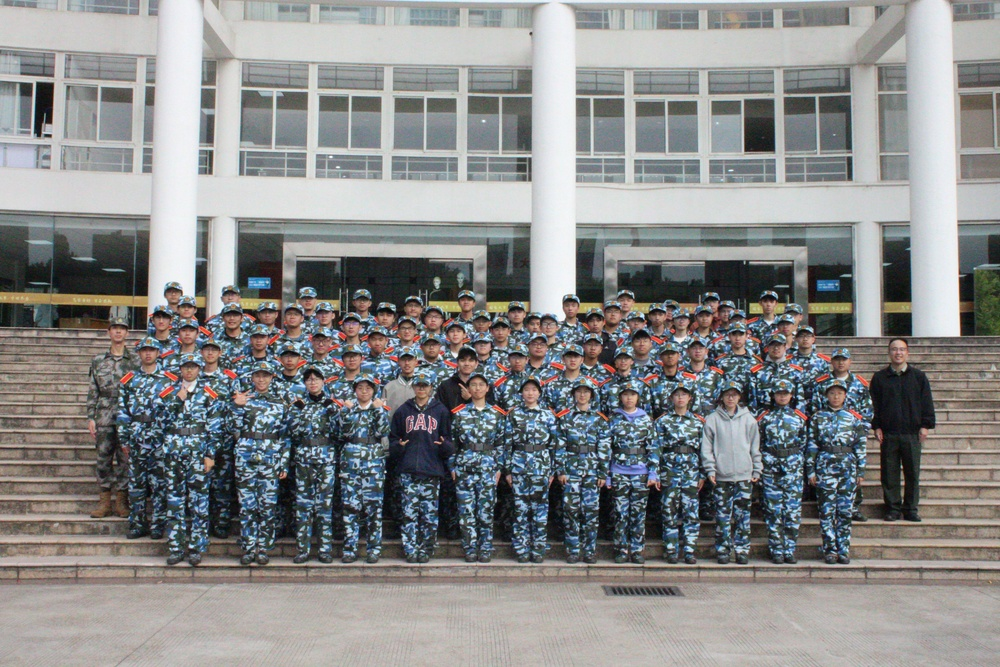
#> input picture image.jpg, 1000 x 667 px, shrunk from 5184 x 3456 before the run
$ python task3.7.py   (older library calls are emulated)
#> lines starting #> are read from the running program, lines starting #| are printed output that depends on the picture
import cv2
import numpy as np
import matplotlib.pyplot as plt


def fourier_denoise(img):
    # 傅里叶变换
    dft = cv2.dft(np.float32(img), flags=cv2.DFT_COMPLEX_OUTPUT)
    dft_shift = np.fft.fftshift(dft)
    rows, cols = img.shape
    crow, ccol = rows // 2, cols // 2

    # ===================== 精准屏蔽垂直条纹（这次绝对准） =====================
    mask = np.ones((rows, cols, 2), np.uint8)

    # 垂直条纹 → 必须屏蔽 频域里 水平方向上的两条亮线
    mask[crow - 3:crow + 3, 0:ccol - 10] = 0  # 左
    mask[crow - 3:crow + 3, ccol + 10:cols] = 0  # 右

    # 逆变换
    fshift = dft_shift * mask
    f_ishift = np.fft.ifftshift(fshift)
    img_back = cv2.idft(f_ishift)
    img_back = cv2.magnitude(img_back[:, :, 0], img_back[:, :, 1])
    img_back = cv2.normalize(img_back, None, 0, 255, cv2.NORM_MINMAX, cv2.CV_8U)

    return img_back


# ===================== 输入路径 =====================
print("=== 傅里叶变换去条纹（完美版）===")
path = input("请输入图片完整路径：").strip()
#> the answer given: ../image.jpg

img = cv2.imread(path, 0)
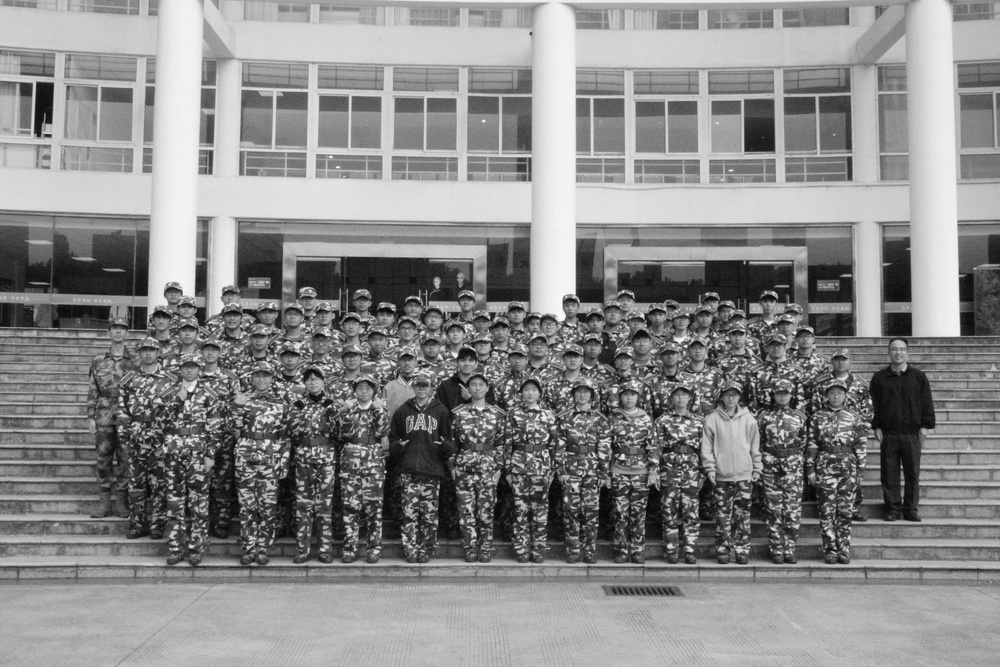
#> img: shape (667, 1000); min 3, max 253, mean 137.3
if img is None:
    print("读取失败！")
else:
    print("正在处理...")

    res = fourier_denoise(img)
#> in fourier_denoise, `img_back = cv2.magnitude(img_back[:, :, 0], img_back[:, :, 1])`:
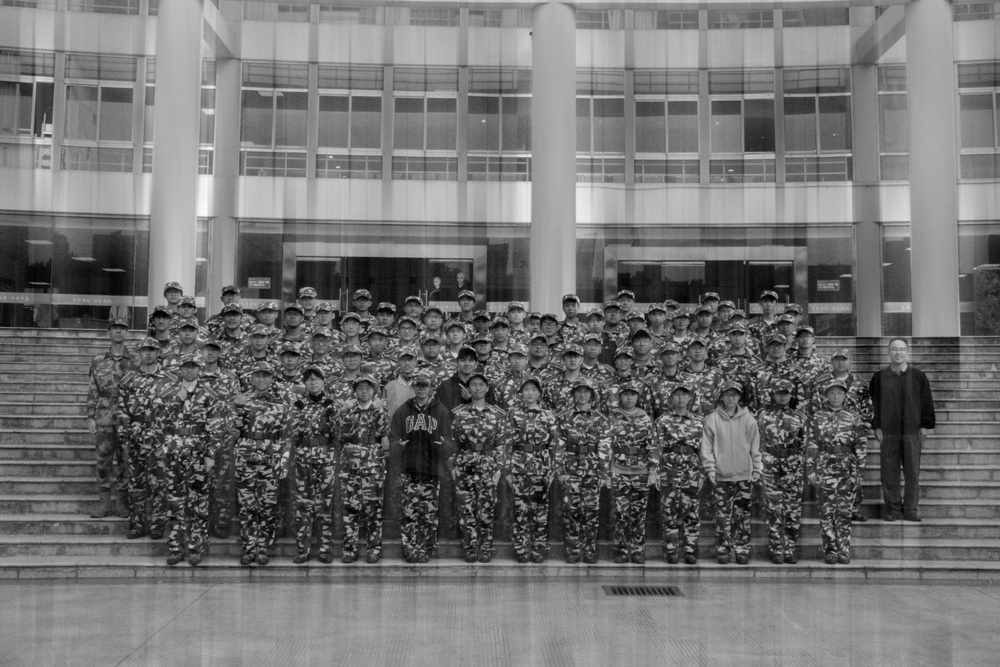
#> img_back: shape (667, 1000) float32; min 180851, max 206113632, mean 91643856; drawn with min black and max white

    # 保存最终结果
    cv2.imwrite("fourier_final.png", res)

    # 显示对比
    plt.figure(figsize=(10, 6))
    plt.subplot(121), plt.imshow(img, cmap='gray'), plt.title('原图（有条纹噪声）')
    plt.subplot(122), plt.imshow(res, cmap='gray'), plt.title('傅里叶去噪后（完美）')
    plt.axis('off')
    plt.show()
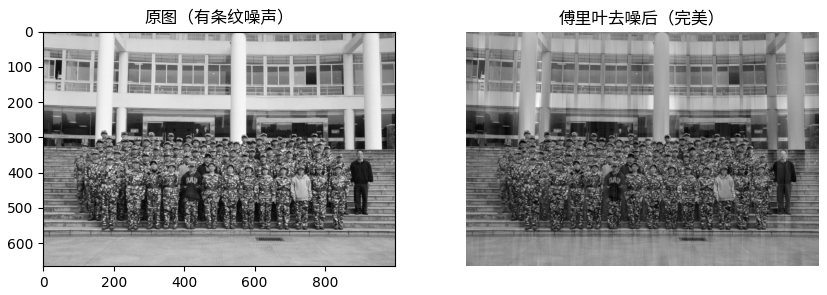
#> figure drawn by matplotlib, 2 panels

    print("✅ 完美去噪！结果已保存为 fourier_final.png")
